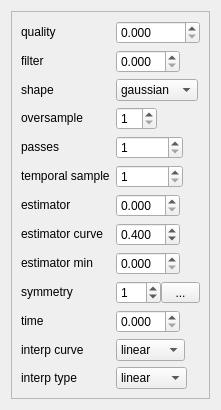
<?xml version="1.0" encoding="UTF-8"?>
<ui version="4.0">
 <class>ImageSettingsWidget</class>
 <widget class="QWidget" name="ImageSettingsWidget">
  <property name="geometry">
   <rect>
    <x>0</x>
    <y>0</y>
    <width>221</width>
    <height>320</height>
   </rect>
  </property>
  <property name="sizePolicy">
   <sizepolicy hsizetype="Minimum" vsizetype="Minimum">
    <horstretch>0</horstretch>
    <verstretch>0</verstretch>
   </sizepolicy>
  </property>
  <property name="windowTitle">
   <string>Image Settings</string>
  </property>
  <layout class="QGridLayout" name="gridLayout_2">
   <item row="0" column="0">
    <widget class="QFrame" name="frame_2">
     <property name="sizePolicy">
      <sizepolicy hsizetype="Maximum" vsizetype="Maximum">
       <horstretch>0</horstretch>
       <verstretch>0</verstretch>
      </sizepolicy>
     </property>
     <property name="minimumSize">
      <size>
       <width>10</width>
       <height>0</height>
      </size>
     </property>
     <property name="frameShape">
      <enum>QFrame::StyledPanel</enum>
     </property>
     <property name="frameShadow">
      <enum>QFrame::Sunken</enum>
     </property>
     <property name="lineWidth">
      <number>1</number>
     </property>
     <layout class="QGridLayout" name="gridLayout">
      <item row="0" column="0">
       <widget class="QLabel" name="label_17">
        <property name="sizePolicy">
         <sizepolicy hsizetype="Maximum" vsizetype="Maximum">
          <horstretch>0</horstretch>
          <verstretch>0</verstretch>
         </sizepolicy>
        </property>
        <property name="minimumSize">
         <size>
          <width>1</width>
          <height>0</height>
         </size>
        </property>
        <property name="maximumSize">
         <size>
          <width>49</width>
          <height>16777215</height>
         </size>
        </property>
        <property name="toolTip">
         <string>samples per pixel</string>
        </property>
        <property name="text">
         <string>quality</string>
        </property>
       </widget>
      </item>
      <item row="0" column="1">
       <widget class="DoubleValueEditor" name="m_qualityLineEdit">
        <property name="sizePolicy">
         <sizepolicy hsizetype="Maximum" vsizetype="Fixed">
          <horstretch>0</horstretch>
          <verstretch>0</verstretch>
         </sizepolicy>
        </property>
        <property name="decimals">
         <number>3</number>
        </property>
        <property name="maximum">
         <double>99999.990000000005239</double>
        </property>
        <property name="singleStep">
         <double>10.000000000000000</double>
        </property>
        <property name="value">
         <double>0.000000000000000</double>
        </property>
       </widget>
      </item>
      <item row="1" column="0">
       <widget class="QLabel" name="label_22">
        <property name="sizePolicy">
         <sizepolicy hsizetype="Maximum" vsizetype="Maximum">
          <horstretch>0</horstretch>
          <verstretch>0</verstretch>
         </sizepolicy>
        </property>
        <property name="minimumSize">
         <size>
          <width>1</width>
          <height>0</height>
         </size>
        </property>
        <property name="maximumSize">
         <size>
          <width>49</width>
          <height>16777215</height>
         </size>
        </property>
        <property name="toolTip">
         <string>spatial filter radius (variance of gaussian)</string>
        </property>
        <property name="text">
         <string>filter</string>
        </property>
       </widget>
      </item>
      <item row="1" column="1">
       <widget class="DoubleValueEditor" name="m_filterLineEdit">
        <property name="sizePolicy">
         <sizepolicy hsizetype="Maximum" vsizetype="Fixed">
          <horstretch>0</horstretch>
          <verstretch>0</verstretch>
         </sizepolicy>
        </property>
        <property name="decimals">
         <number>3</number>
        </property>
        <property name="singleStep">
         <double>0.100000000000000</double>
        </property>
       </widget>
      </item>
      <item row="2" column="0">
       <widget class="QLabel" name="label_34">
        <property name="sizePolicy">
         <sizepolicy hsizetype="Maximum" vsizetype="Maximum">
          <horstretch>0</horstretch>
          <verstretch>0</verstretch>
         </sizepolicy>
        </property>
        <property name="minimumSize">
         <size>
          <width>1</width>
          <height>0</height>
         </size>
        </property>
        <property name="maximumSize">
         <size>
          <width>49</width>
          <height>16777215</height>
         </size>
        </property>
        <property name="toolTip">
         <string>shape of the spatial filter</string>
        </property>
        <property name="text">
         <string>shape</string>
        </property>
       </widget>
      </item>
      <item row="2" column="1">
       <widget class="QComboBox" name="m_filterShapeBox">
        <property name="sizePolicy">
         <sizepolicy hsizetype="Maximum" vsizetype="Fixed">
          <horstretch>0</horstretch>
          <verstretch>0</verstretch>
         </sizepolicy>
        </property>
        <property name="insertPolicy">
         <enum>QComboBox::InsertAtTop</enum>
        </property>
        <item>
         <property name="text">
          <string>gaussian</string>
         </property>
        </item>
        <item>
         <property name="text">
          <string>hermite</string>
         </property>
        </item>
        <item>
         <property name="text">
          <string>box</string>
         </property>
        </item>
        <item>
         <property name="text">
          <string>triangle</string>
         </property>
        </item>
        <item>
         <property name="text">
          <string>bell</string>
         </property>
        </item>
        <item>
         <property name="text">
          <string>bspline</string>
         </property>
        </item>
        <item>
         <property name="text">
          <string>mitchell</string>
         </property>
        </item>
        <item>
         <property name="text">
          <string>blackman</string>
         </property>
        </item>
        <item>
         <property name="text">
          <string>catrom</string>
         </property>
        </item>
        <item>
         <property name="text">
          <string>hanning</string>
         </property>
        </item>
        <item>
         <property name="text">
          <string>hamming</string>
         </property>
        </item>
        <item>
         <property name="text">
          <string>lanczos3</string>
         </property>
        </item>
        <item>
         <property name="text">
          <string>lanczos2</string>
         </property>
        </item>
        <item>
         <property name="text">
          <string>quadratic</string>
         </property>
        </item>
       </widget>
      </item>
      <item row="3" column="0">
       <widget class="QLabel" name="label_23">
        <property name="sizePolicy">
         <sizepolicy hsizetype="Maximum" vsizetype="Maximum">
          <horstretch>0</horstretch>
          <verstretch>0</verstretch>
         </sizepolicy>
        </property>
        <property name="minimumSize">
         <size>
          <width>1</width>
          <height>0</height>
         </size>
        </property>
        <property name="toolTip">
         <string>spatial oversample</string>
        </property>
        <property name="text">
         <string>oversample</string>
        </property>
       </widget>
      </item>
      <item row="3" column="1">
       <widget class="IntValueEditor" name="m_oversampleLineEdit">
        <property name="sizePolicy">
         <sizepolicy hsizetype="Maximum" vsizetype="Fixed">
          <horstretch>0</horstretch>
          <verstretch>0</verstretch>
         </sizepolicy>
        </property>
        <property name="minimum">
         <number>1</number>
        </property>
        <property name="singleStep">
         <number>1</number>
        </property>
       </widget>
      </item>
      <item row="4" column="0">
       <widget class="QLabel" name="label_24">
        <property name="sizePolicy">
         <sizepolicy hsizetype="Maximum" vsizetype="Maximum">
          <horstretch>0</horstretch>
          <verstretch>0</verstretch>
         </sizepolicy>
        </property>
        <property name="minimumSize">
         <size>
          <width>1</width>
          <height>0</height>
         </size>
        </property>
        <property name="toolTip">
         <string>sample density iterations. number of times
 the buckets are filtered into the accumulator</string>
        </property>
        <property name="text">
         <string>passes</string>
        </property>
       </widget>
      </item>
      <item row="4" column="1">
       <widget class="IntValueEditor" name="m_batchesLineEdit">
        <property name="sizePolicy">
         <sizepolicy hsizetype="Maximum" vsizetype="Fixed">
          <horstretch>0</horstretch>
          <verstretch>0</verstretch>
         </sizepolicy>
        </property>
        <property name="minimum">
         <number>1</number>
        </property>
        <property name="maximum">
         <number>100000</number>
        </property>
        <property name="singleStep">
         <number>1</number>
        </property>
       </widget>
      </item>
      <item row="5" column="0">
       <widget class="QLabel" name="label_26">
        <property name="sizePolicy">
         <sizepolicy hsizetype="Maximum" vsizetype="Maximum">
          <horstretch>0</horstretch>
          <verstretch>0</verstretch>
         </sizepolicy>
        </property>
        <property name="minimumSize">
         <size>
          <width>1</width>
          <height>0</height>
         </size>
        </property>
        <property name="toolTip">
         <string>number of time steps per batch. this many
   interpolated control points are used per batch and accumulated</string>
        </property>
        <property name="text">
         <string>temporal samples</string>
        </property>
       </widget>
      </item>
      <item row="5" column="1">
       <widget class="IntValueEditor" name="m_temporalLineEdit">
        <property name="sizePolicy">
         <sizepolicy hsizetype="Maximum" vsizetype="Fixed">
          <horstretch>0</horstretch>
          <verstretch>0</verstretch>
         </sizepolicy>
        </property>
        <property name="minimum">
         <number>1</number>
        </property>
        <property name="maximum">
         <number>100000</number>
        </property>
        <property name="singleStep">
         <number>10</number>
        </property>
        <property name="value">
         <number>1</number>
        </property>
       </widget>
      </item>
      <item row="6" column="0">
       <widget class="QLabel" name="label_27">
        <property name="sizePolicy">
         <sizepolicy hsizetype="Maximum" vsizetype="Maximum">
          <horstretch>0</horstretch>
          <verstretch>0</verstretch>
         </sizepolicy>
        </property>
        <property name="minimumSize">
         <size>
          <width>1</width>
          <height>0</height>
         </size>
        </property>
        <property name="toolTip">
         <string>density estimation parameters for blurring low density hits</string>
        </property>
        <property name="text">
         <string>estimator</string>
        </property>
       </widget>
      </item>
      <item row="6" column="1">
       <widget class="DoubleValueEditor" name="m_estimatorLineEdit">
        <property name="sizePolicy">
         <sizepolicy hsizetype="Maximum" vsizetype="Fixed">
          <horstretch>0</horstretch>
          <verstretch>0</verstretch>
         </sizepolicy>
        </property>
        <property name="toolTip">
         <string>filter width for bin with one hit</string>
        </property>
        <property name="decimals">
         <number>3</number>
        </property>
        <property name="singleStep">
         <double>0.100000000000000</double>
        </property>
       </widget>
      </item>
      <item row="7" column="0">
       <widget class="QLabel" name="label_28">
        <property name="sizePolicy">
         <sizepolicy hsizetype="Maximum" vsizetype="Maximum">
          <horstretch>0</horstretch>
          <verstretch>0</verstretch>
         </sizepolicy>
        </property>
        <property name="minimumSize">
         <size>
          <width>1</width>
          <height>0</height>
         </size>
        </property>
        <property name="toolTip">
         <string>exponent on decay function</string>
        </property>
        <property name="text">
         <string>estimator curve</string>
        </property>
       </widget>
      </item>
      <item row="7" column="1">
       <widget class="DoubleValueEditor" name="m_estimatorCurveLineEdit">
        <property name="sizePolicy">
         <sizepolicy hsizetype="Maximum" vsizetype="Fixed">
          <horstretch>0</horstretch>
          <verstretch>0</verstretch>
         </sizepolicy>
        </property>
        <property name="decimals">
         <number>3</number>
        </property>
        <property name="minimum">
         <double>0.010000000000000</double>
        </property>
        <property name="singleStep">
         <double>0.100000000000000</double>
        </property>
        <property name="value">
         <double>0.400000000000000</double>
        </property>
       </widget>
      </item>
      <item row="8" column="0">
       <widget class="QLabel" name="label_29">
        <property name="sizePolicy">
         <sizepolicy hsizetype="Maximum" vsizetype="Maximum">
          <horstretch>0</horstretch>
          <verstretch>0</verstretch>
         </sizepolicy>
        </property>
        <property name="minimumSize">
         <size>
          <width>1</width>
          <height>0</height>
         </size>
        </property>
        <property name="toolTip">
         <string>minimum filter width used.  forces filter
 to be used of at least this width on all pts</string>
        </property>
        <property name="text">
         <string>estimator min</string>
        </property>
       </widget>
      </item>
      <item row="8" column="1">
       <widget class="DoubleValueEditor" name="m_estimatorMinLineEdit">
        <property name="sizePolicy">
         <sizepolicy hsizetype="Maximum" vsizetype="Fixed">
          <horstretch>0</horstretch>
          <verstretch>0</verstretch>
         </sizepolicy>
        </property>
        <property name="decimals">
         <number>3</number>
        </property>
        <property name="singleStep">
         <double>0.100000000000000</double>
        </property>
       </widget>
      </item>
      <item row="9" column="0">
       <widget class="QLabel" name="label">
        <property name="sizePolicy">
         <sizepolicy hsizetype="Maximum" vsizetype="Maximum">
          <horstretch>0</horstretch>
          <verstretch>0</verstretch>
         </sizepolicy>
        </property>
        <property name="minimumSize">
         <size>
          <width>1</width>
          <height>0</height>
         </size>
        </property>
        <property name="toolTip">
         <string>the genome symmetry group
1 = no symmetry, 0 = random</string>
        </property>
        <property name="text">
         <string>symmetry</string>
        </property>
       </widget>
      </item>
      <item row="9" column="1">
       <layout class="QHBoxLayout" name="horizontalLayout" stretch="1,0">
        <property name="spacing">
         <number>0</number>
        </property>
        <property name="sizeConstraint">
         <enum>QLayout::SetMaximumSize</enum>
        </property>
        <item>
         <widget class="IntValueEditor" name="m_symmetryLineEdit">
          <property name="sizePolicy">
           <sizepolicy hsizetype="Maximum" vsizetype="Fixed">
            <horstretch>1</horstretch>
            <verstretch>0</verstretch>
           </sizepolicy>
          </property>
          <property name="minimum">
           <number>-99</number>
          </property>
          <property name="maximum">
           <number>99</number>
          </property>
          <property name="value">
           <number>1</number>
          </property>
         </widget>
        </item>
        <item>
         <widget class="QToolButton" name="m_applySymmetryButton">
          <property name="sizePolicy">
           <sizepolicy hsizetype="Expanding" vsizetype="Fixed">
            <horstretch>0</horstretch>
            <verstretch>0</verstretch>
           </sizepolicy>
          </property>
          <property name="toolTip">
           <string>apply symmetry to the genome</string>
          </property>
          <property name="text">
           <string>...</string>
          </property>
          <property name="icon">
           <iconset resource="../qosmic.qrc">
            <normaloff>:/icons/silk/wand.xpm</normaloff>:/icons/silk/wand.xpm</iconset>
          </property>
          <property name="iconSize">
           <size>
            <width>16</width>
            <height>16</height>
           </size>
          </property>
         </widget>
        </item>
       </layout>
      </item>
      <item row="10" column="0">
       <widget class="QLabel" name="label_25">
        <property name="sizePolicy">
         <sizepolicy hsizetype="Maximum" vsizetype="Maximum">
          <horstretch>0</horstretch>
          <verstretch>0</verstretch>
         </sizepolicy>
        </property>
        <property name="minimumSize">
         <size>
          <width>1</width>
          <height>0</height>
         </size>
        </property>
        <property name="maximumSize">
         <size>
          <width>49</width>
          <height>16777215</height>
         </size>
        </property>
        <property name="toolTip">
         <string>temporal position of this genome in the animation sequence</string>
        </property>
        <property name="text">
         <string>time</string>
        </property>
       </widget>
      </item>
      <item row="10" column="1">
       <widget class="DoubleValueEditor" name="m_timeLineEdit">
        <property name="sizePolicy">
         <sizepolicy hsizetype="Maximum" vsizetype="Fixed">
          <horstretch>0</horstretch>
          <verstretch>0</verstretch>
         </sizepolicy>
        </property>
        <property name="decimals">
         <number>3</number>
        </property>
        <property name="minimum">
         <double>0.000000000000000</double>
        </property>
        <property name="singleStep">
         <double>0.100000000000000</double>
        </property>
       </widget>
      </item>
      <item row="11" column="0">
       <widget class="QLabel" name="label_35">
        <property name="sizePolicy">
         <sizepolicy hsizetype="Maximum" vsizetype="Maximum">
          <horstretch>0</horstretch>
          <verstretch>0</verstretch>
         </sizepolicy>
        </property>
        <property name="minimumSize">
         <size>
          <width>1</width>
          <height>0</height>
         </size>
        </property>
        <property name="toolTip">
         <string>interpolation curve for this genome in the animation sequence</string>
        </property>
        <property name="text">
         <string>interp curve</string>
        </property>
       </widget>
      </item>
      <item row="11" column="1">
       <widget class="QComboBox" name="m_interpolationBox">
        <property name="sizePolicy">
         <sizepolicy hsizetype="Maximum" vsizetype="Fixed">
          <horstretch>0</horstretch>
          <verstretch>0</verstretch>
         </sizepolicy>
        </property>
        <property name="insertPolicy">
         <enum>QComboBox::InsertAtTop</enum>
        </property>
        <item>
         <property name="text">
          <string>linear</string>
         </property>
        </item>
        <item>
         <property name="text">
          <string>smooth</string>
         </property>
        </item>
       </widget>
      </item>
      <item row="12" column="0">
       <widget class="QLabel" name="label_36">
        <property name="sizePolicy">
         <sizepolicy hsizetype="Maximum" vsizetype="Maximum">
          <horstretch>0</horstretch>
          <verstretch>0</verstretch>
         </sizepolicy>
        </property>
        <property name="minimumSize">
         <size>
          <width>1</width>
          <height>0</height>
         </size>
        </property>
        <property name="toolTip">
         <string>interpolation function for this genome in the animation sequence</string>
        </property>
        <property name="text">
         <string>interp type</string>
        </property>
       </widget>
      </item>
      <item row="12" column="1">
       <widget class="QComboBox" name="m_interpolationTypeBox">
        <property name="sizePolicy">
         <sizepolicy hsizetype="Maximum" vsizetype="Fixed">
          <horstretch>0</horstretch>
          <verstretch>0</verstretch>
         </sizepolicy>
        </property>
        <property name="insertPolicy">
         <enum>QComboBox::InsertAtTop</enum>
        </property>
        <item>
         <property name="text">
          <string>linear</string>
         </property>
        </item>
        <item>
         <property name="text">
          <string>log</string>
         </property>
        </item>
        <item>
         <property name="text">
          <string>compat</string>
         </property>
        </item>
        <item>
         <property name="text">
          <string>older</string>
         </property>
        </item>
       </widget>
      </item>
     </layout>
    </widget>
   </item>
   <item row="1" column="0">
    <spacer name="verticalSpacer">
     <property name="orientation">
      <enum>Qt::Vertical</enum>
     </property>
     <property name="sizeHint" stdset="0">
      <size>
       <width>0</width>
       <height>0</height>
      </size>
     </property>
    </spacer>
   </item>
  </layout>
 </widget>
 <customwidgets>
  <customwidget>
   <class>DoubleValueEditor</class>
   <extends>QDoubleSpinBox</extends>
   <header>doublevalueeditor.h</header>
  </customwidget>
  <customwidget>
   <class>IntValueEditor</class>
   <extends>QSpinBox</extends>
   <header>intvalueeditor.h</header>
  </customwidget>
 </customwidgets>
 <resources>
  <include location="../qosmic.qrc"/>
 </resources>
 <connections/>
</ui>
